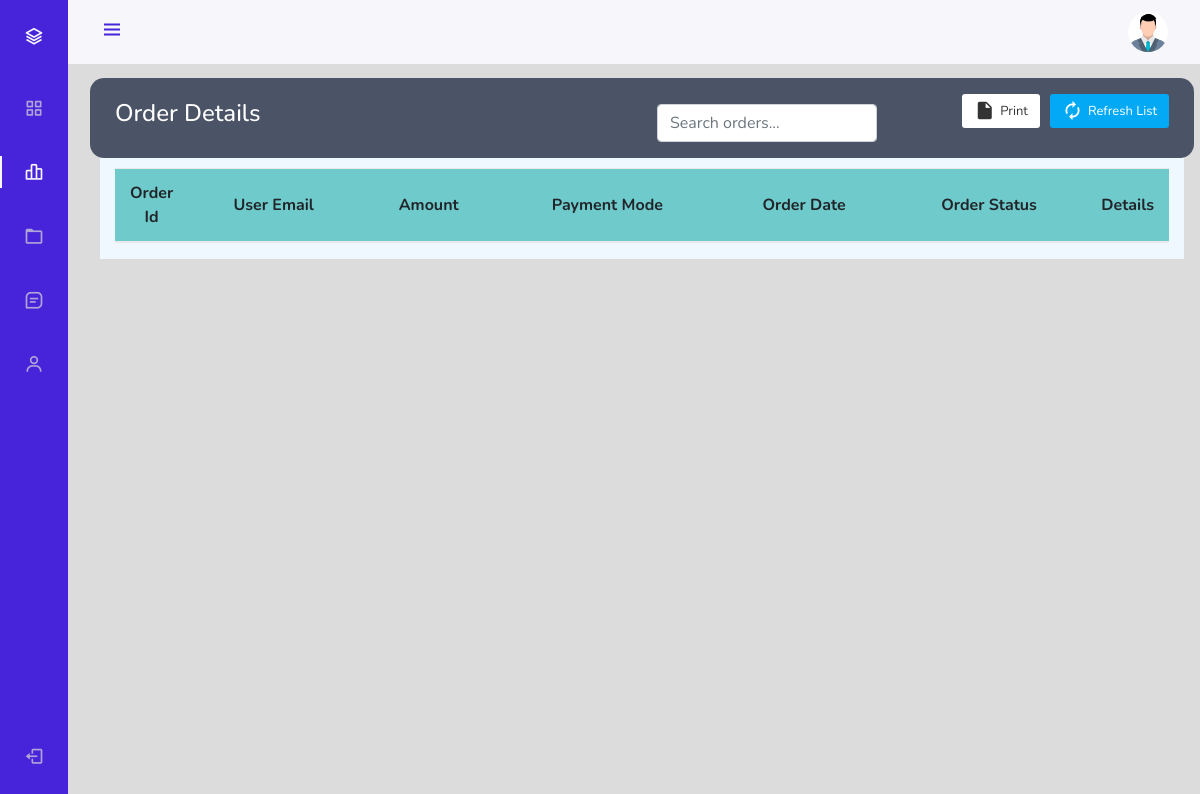
/admin/index.php?page=orderManage (signed in), run on an earlier commit of the app's database.
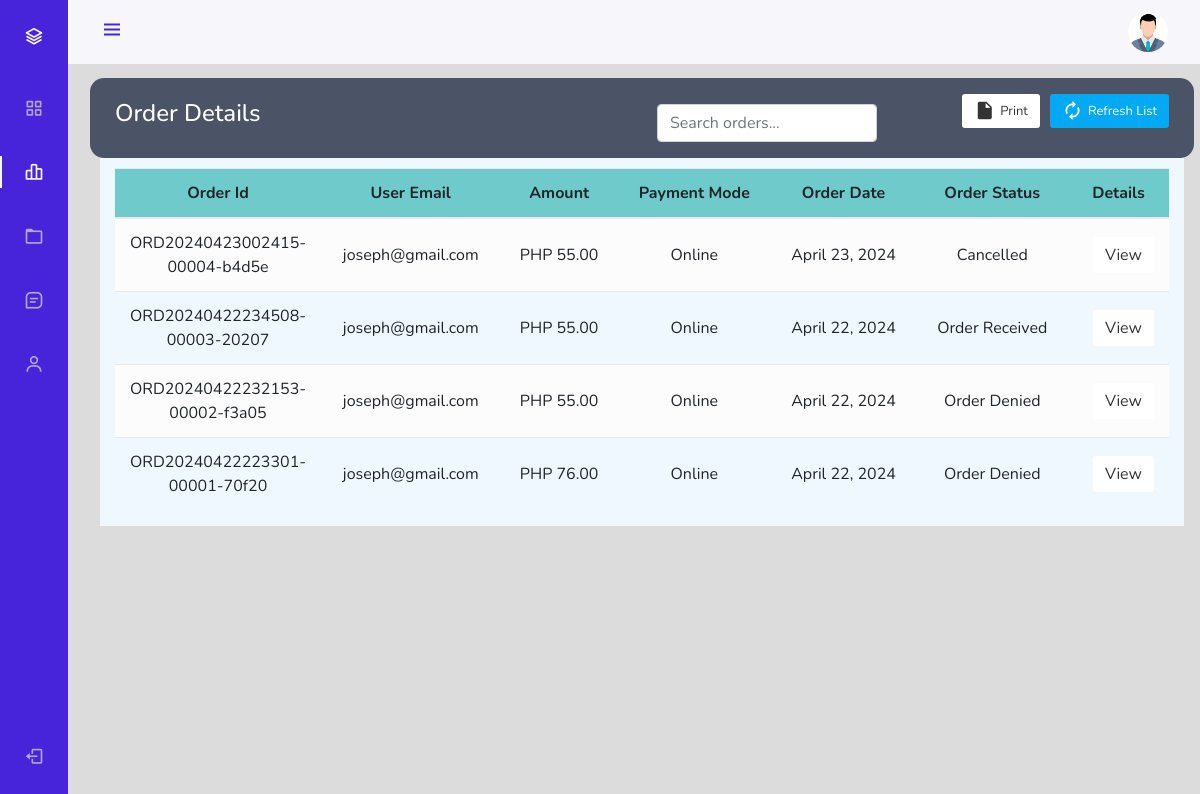
And on a later commit of the database.
### tables this page shows
CREATE TABLE `orders` (
  `orderId` varchar(50) NOT NULL,
  `userId` int NOT NULL,
  `amount` int NOT NULL,
  `paymentMode` enum('0','1','2') NOT NULL DEFAULT '0' COMMENT '0=Maya, 1=Gcash, 2=Cash',
  `orderStatus` enum('0','1','2','3','4','5','6') NOT NULL DEFAULT '0' COMMENT '0=Order Placed, 1=Order Confirmed, 2=Preparing your Order, 3=Your order is ready for pick-up!, 4=Order Received, 5=Order Denied, 6=Order Cancelled.',
  `orderDate` datetime NOT NULL DEFAULT CURRENT_TIMESTAMP
);

CREATE TABLE `users` (
  `userId` int NOT NULL,
  `nickname` varchar(21) NOT NULL,
  `firstName` varchar(21) NOT NULL,
  `lastName` varchar(21) NOT NULL,
  `email` varchar(35) NOT NULL,
  `phone` bigint NOT NULL,
  `userType` enum('0','1') NOT NULL DEFAULT '0' COMMENT '0=customer, 1=admin',
  `password` varchar(255) NOT NULL,
  `joinDate` datetime NOT NULL DEFAULT CURRENT_TIMESTAMP
);

### admin/orderManage.php (the view, shortened to what this page needs)
<?php
include 'partials/_dbconnect.php';
$statuses = [
    '0' => 'Order Placed',
    '1' => 'Order Confirmed',
    '2' => 'Preparing your Order',
    '3' => 'Ready for Pickup',
    '4' => 'Order Received',
    '5' => 'Order Denied',
    '6' => 'Cancelled'
];
?>
<div class="container" style="margin-top:98px;background: aliceblue;">
    <div class="table-wrapper">
        <div class="table-title" style="border-radius: 14px;">
            <div class="row">
                <div class="col-sm-6">
                    <h2>Order Details</h2>
                </div>
                <div class="col-sm-6">
                    <input type="text" id="searchInput" onkeyup="searchTable()" placeholder="Search orders..." class="form-control" style="width: auto; display: inline-block; margin-top: 10px;">
                    <a onclick="location.reload()" class="btn btn-primary"><i class="material-icons">&#xE863;</i> <span>Refresh List</span></a>
                    <a href="#" onclick="window.print()" class="btn btn-info"><i class="material-icons">&#xE24D;</i> <span>Print</span></a>
                </div>
            </div>
        </div>
        <div class="table-responsive">
            <table class="table table-striped table-hover text-center" id="NoOrder">
                <thead style="background-color: rgb(111 202 203);">
                    <tr>
                        <th>Order Id</th>
                        <th>User Email</th>
                        <th>Amount</th>
                        <th>Payment Mode</th>
                        <th>Order Date</th>
                        <th>Order Status</th>
                        <th>Details</th>
                    </tr>
                </thead>
                <tbody>
                    <?php
                    $sql = "SELECT orders.*, users.email FROM orders JOIN users ON orders.userId = users.userId ORDER BY orders.orderDate DESC";
                    $result = mysqli_query($conn, $sql);
                    while ($row = mysqli_fetch_assoc($result)) {
                        $orderId = htmlspecialchars($row['orderId']);
                        $email = htmlspecialchars($row['email']);
                        $amount = htmlspecialchars($row['amount']);
                        $orderStatus = $row['orderStatus'];
                        $orderStatusDesc = $statuses[$orderStatus] ?? 'Unknown Status';
                        $paymentMode = ($row['paymentMode'] == 2) ? "Cash" : "Online";
                        $orderDate = date('F j, Y', strtotime($row['orderDate']));
                        echo "<tr>
                                <td>" . $orderId . "</td>
                                <td>" . $email . "</td>
                                <td>PHP " . $amount . ".00</td>
                                <td>" . $paymentMode . "</td>
                                <td>" . $orderDate . "</td>
                                <td>" . $orderStatusDesc . "</td>
                                <td><button class='btn btn-info' data-toggle='modal' data-target='#orderModal" . $orderId . "'>View</button></td>
                            </tr>";
                    }
                    ?>
                </tbody>
            </table>
        </div>
    </div>
</div>

### admin/index.php (shortened to what this page needs)
<?php
if (isset($_SESSION['adminloggedin']) && $_SESSION['adminloggedin'] == true) {
    $adminloggedin = true;
} else {
    $adminloggedin = false;
    $userId = 0;
}
if ($adminloggedin) {
?>
    <!doctype html>
    <html lang="en">
    <head>
        <link rel="stylesheet" href="https://stackpath.bootstrapcdn.com/bootstrap/4.4.1/css/bootstrap.min.css">
        <link rel="stylesheet" href="https://use.fontawesome.com/releases/v5.8.2/css/all.css">
        <link href='https://cdn.jsdelivr.net/npm/boxicons@2.0.5/css/boxicons.min.css' rel='stylesheet'>
        <link rel="stylesheet" href="assetsForSideBar/css/styles.css">
    </head>
    <body id="body-pd" style="background: #80808045;">
        <?php
        require 'partials/_nav.php';
        ?>
        <?php $page = isset($_GET['page']) ? $_GET['page'] : 'home'; ?>
        <?php include $page . '.php' ?>
    </body>
    </html>
<?php
} else {
    header("location: admin/login.php");
}
?>

### admin/partials/_nav.php (shortened to what this page needs)
<header class="header" id="header">
  <div class="header__toggle">
    <i class='bx bx-menu' id="header-toggle"></i>
  </div>
  <div class="header__img">
    <img src="../img/profilePic.jpg" alt="">
  </div>
</header>
<div class="l-navbar" id="nav-bar">
  <nav class="nav">
    <div>
      <a href="index.php" class="nav__logo">
        <i class='bx bx-layer nav__logo-icon'></i>
      </a>
      <div class="nav__list">
        <a href="index.php" class="nav__link nav-home">
          <i class='bx bx-grid-alt nav__icon'></i>
        </a>
        <a href="index.php?page=orderManage" class="nav-orderManage nav__link ">
          <i class='bx bx-bar-chart-alt-2 nav__icon'></i>
        </a>
        <a href="index.php?page=categoryManage" class="nav__link nav-categoryManage">
          <i class='bx bx-folder nav__icon'></i>
        </a>
        <a href="index.php?page=menuManage" class="nav__link nav-menuManage">
          <i class='bx bx-message-square-detail nav__icon'></i>
        </a>
        <a href="index.php?page=userManage" class="nav__link nav-userManage">
          <i class='bx bx-user nav__icon'></i>
        </a>
      </div>
    </div>
    <a href="/admin/partials/_logout.php" class="nav__link">
      <i class='bx bx-log-out nav__icon'></i>
    </a>
  </nav>
</div>

### admin/assetsForSideBar/css/styles.css (style rules this page uses)
:root { --header-height: 3rem; --nav-width: 68px; --first-color: #4723D9; --first-color-light: #AFA5D9; --white-color: #F7F6FB; --body-font: 'Nunito', sans-serif; --normal-font-size: 1rem; --z-fixed: 100; }
*,::before,::after { box-sizing: border-box; }
body { position: relative; margin: var(--header-height) 0 0 0; padding: 0 1rem; font-family: var(--body-font); font-size: var(--normal-font-size); transition: .5s; }
a { text-decoration: none; }
.header { width: 100%; height: var(--header-height); position: fixed; top: 0; left: 0; display: flex; align-items: center; justify-content: space-between; padding: 0 1rem; background-color: var(--white-color); z-index: var(--z-fixed); transition: .5s; }
.header__toggle { color: var(--first-color); font-size: 1.5rem; cursor: pointer; }
.header__img { width: 35px; height: 35px; display: flex; justify-content: center; border-radius: 50%; overflow: hidden; }
.header__img img { width: 40px; }
.l-navbar { position: fixed; top: 0; left: -30%; width: var(--nav-width); height: 100vh; background-color: var(--first-color); padding: .5rem 1rem 0 0; transition: .5s; z-index: var(--z-fixed); }
.nav { height: 100%; display: flex; flex-direction: column; justify-content: space-between; overflow: hidden; }
.nav__logo, .nav__link { display: grid; grid-template-columns: max-content max-content; align-items: center; column-gap: 1rem; padding: .5rem 0 .5rem 1.5rem; }
.nav__logo { margin-bottom: 2rem; }
.nav__logo-icon { font-size: 1.25rem; color: var(--white-color); }
.nav__link { position: relative; color: var(--first-color-light); margin-bottom: 1.5rem; transition: .3s; }
.nav__icon { font-size: 1.25rem; }
.active { color: var(--white-color); }
.active::before { content: ''; position: absolute; left: 0; width: 2px; height: 32px; background-color: var(--white-color); }
@media screen and (min-width: 768px) { body { margin: calc(var(--header-height) + 1rem) 0 0 0; padding-left: calc(var(--nav-width) + 2rem); } }
@media screen and (min-width: 768px) { .header { height: calc(var(--header-height) + 1rem); padding: 0 2rem 0 calc(var(--nav-width) + 2rem); } }
@media screen and (min-width: 768px) { .header__img { width: 40px; height: 40px; } }
@media screen and (min-width: 768px) { .header__img img { width: 45px; } }
@media screen and (min-width: 768px) { .l-navbar { left: 0; padding: 1rem 1rem 0 0; } }

### admin/orderManage.php (style rules this page uses)
.table-wrapper .btn { float: right; color: #333; background-color: #fff; border-radius: 3px; border: none; outline: none !important; margin-left: 10px; }
.table-wrapper .btn.btn-primary { color: #fff; background: #03A9F4; }
.table-title .btn { font-size: 13px; border: none; }
.table-title .btn i { float: left; font-size: 21px; margin-right: 5px; }
.table-title .btn span { float: left; margin-top: 2px; }
.table-title { color: #fff; background: #4b5366; padding: 16px 25px; margin: -20px -25px 10px; border-radius: 3px 3px 0 0; }
.table-title h2 { margin: 5px 0 0; font-size: 24px; }
table.table tr th, table.table tr td { border-color: #e9e9e9; padding: 12px 15px; vertical-align: middle; }
table.table tr th:first-child { width: 60px; }
table.table tr th:last-child { width: 80px; }
table.table-striped tbody tr:nth-of-type(odd) { background-color: #fcfcfc; }
table { counter-reset: section; }

What changed in the data, as far as the page shows it:
added orders: orderId "ORD20240423002415-00004-b4d5e", userId.email "joseph@gmail.com", amount "55", paymentMode "Online", orderDate "April 23, 2024", orderStatus "Cancelled"
added orders: orderId "ORD20240422234508-00003-20207", userId.email "joseph@gmail.com", amount "55", paymentMode "Online", orderDate "April 22, 2024", orderStatus "Order Received"
added orders: orderId "ORD20240422232153-00002-f3a05", userId.email "joseph@gmail.com", amount "55", paymentMode "Online", orderDate "April 22, 2024", orderStatus "Order Denied"
added orders: orderId "ORD20240422223301-00001-70f20", userId.email "joseph@gmail.com", amount "76", paymentMode "Online", orderDate "April 22, 2024", orderStatus "Order Denied"
